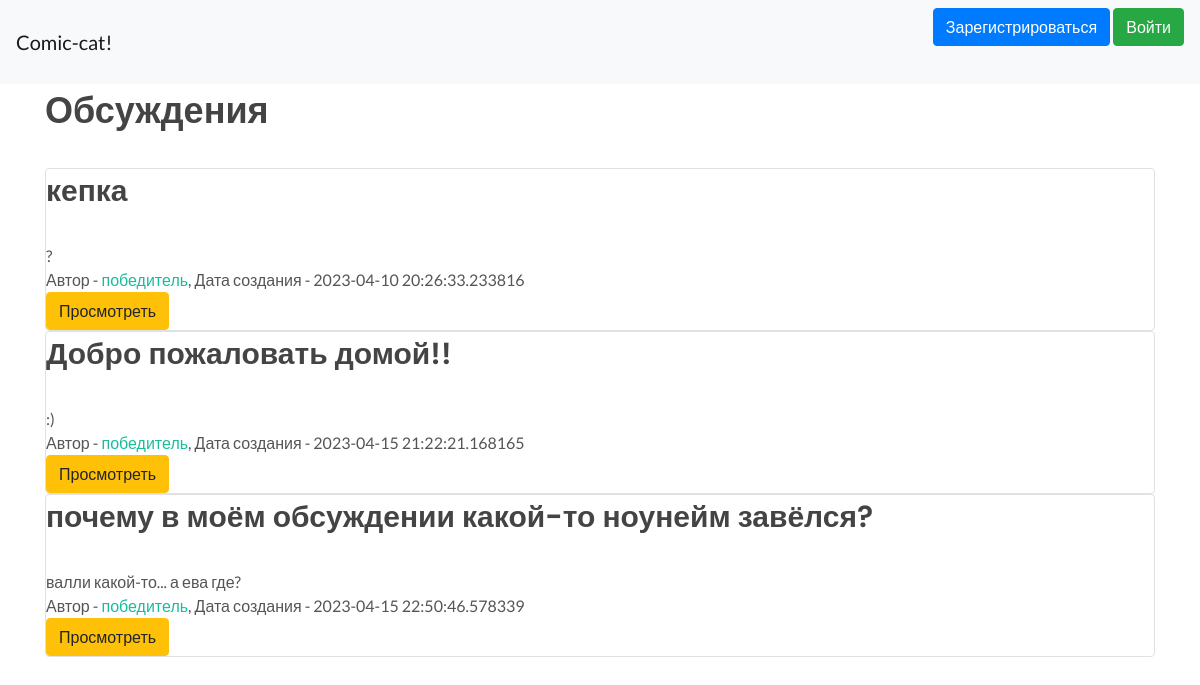
The app's page /discussions/, older data.
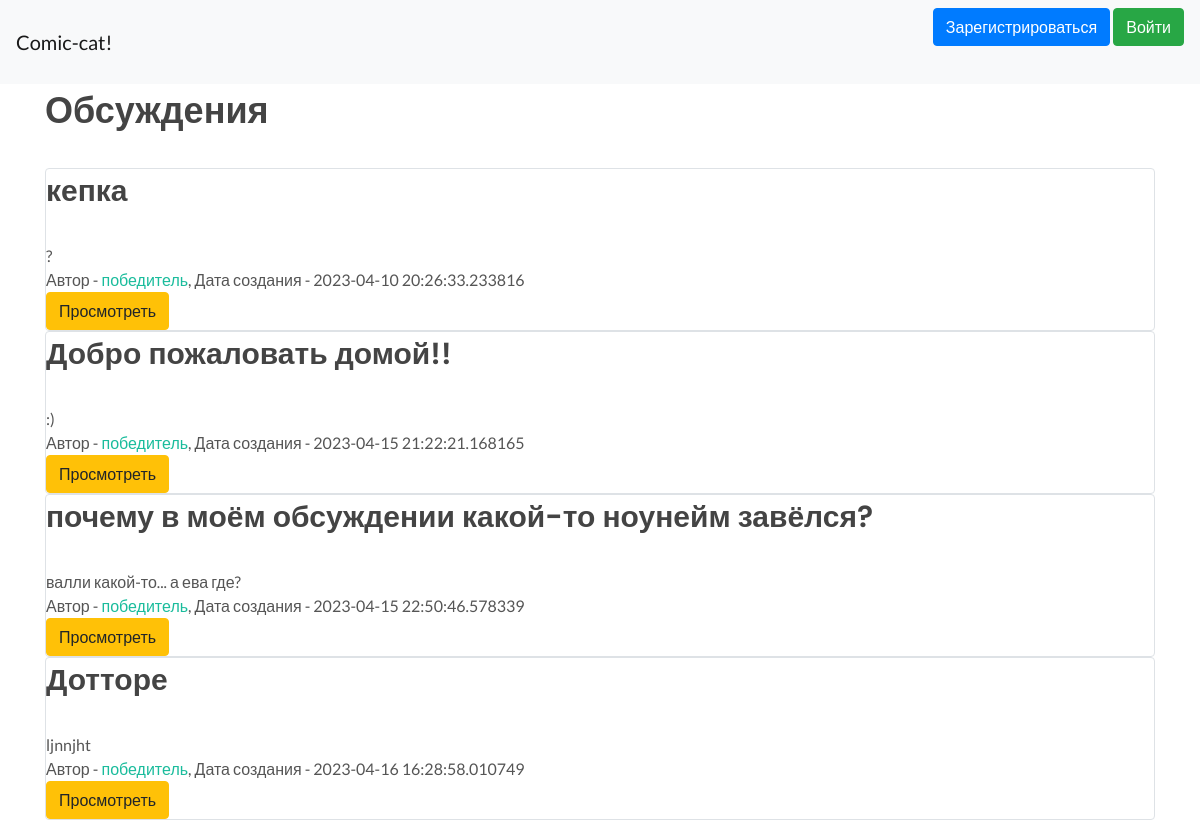
The same page, newer data.
### data/discussions.py (models this page shows)
class Discussions(SqlAlchemyBase, SerializerMixin):
    __tablename__ = 'discussions'
    id = sqlalchemy.Column(sqlalchemy.Integer,
                           primary_key=True, autoincrement=True)
    title = sqlalchemy.Column(sqlalchemy.String, nullable=True)
    content = sqlalchemy.Column(sqlalchemy.String, nullable=True)
    created_date = sqlalchemy.Column(sqlalchemy.DateTime,
                                     default=datetime.datetime.now)
    is_published = sqlalchemy.Column(sqlalchemy.Boolean, default=True)
    user_id = sqlalchemy.Column(sqlalchemy.Integer,
                                sqlalchemy.ForeignKey("users.id"))
    user = orm.relationship('User')
    categories = orm.relationship("Category",
                                  secondary="association",
                                  backref="discussions")
    posts = orm.relationship("Posts", back_populates='discussion')

### data/users.py (models this page shows, shortened)
class User(SqlAlchemyBase, UserMixin, SerializerMixin):
    __tablename__ = 'users'
    id = sqlalchemy.Column(sqlalchemy.Integer,
                           primary_key=True, autoincrement=True)
    name = sqlalchemy.Column(sqlalchemy.String, nullable=True)
    about = sqlalchemy.Column(sqlalchemy.String, nullable=True)
    email = sqlalchemy.Column(sqlalchemy.String,
                              index=True, unique=True, nullable=True)
    hashed_password = sqlalchemy.Column(sqlalchemy.String, nullable=True)
    created_date = sqlalchemy.Column(sqlalchemy.DateTime,
                                     default=datetime.datetime.now)
    favorites = categories = orm.relationship("Comics",
                                              secondary="assoc_favs",
                                              backref="users")
    comics = orm.relationship("Comics", back_populates='user')
    discussions = orm.relationship("Discussions", back_populates='user')
    posts = orm.relationship("Posts", back_populates='user')
    reviews = orm.relationship("Reviews", back_populates='user')

### main.py (the view)
@app.route("/discussions/")
def discussions():
    db_sess = db_session.create_session()
    discs = db_sess.query(Discussions)
    return render_template("discussions.html", discs=discs)

### data/db_session.py (called while the page is built)
def create_session() -> Session:
    global __factory
    return __factory()

### templates/discussions.html (shortened to what this page needs)
{% extends "base.html" %}
{% block content %}
<h1>Обсуждения</h1>
{% for item in discs%}
<div class="col-md6 border rounded">
    <h2>{{item.title}}</h2>
    <div>
        {{item.content}}
    </div>
    <div>
        Автор - <a href="/users/{{ item.user.id }}"> {{item.user.name}}</a>, Дата создания - {{item.created_date}}
    </div>
    <div>
        <a href="/discussions/{{ item.id }}" class="btn btn-warning">
            Просмотреть
        </a>
    </div>
</div>
{% endfor %}
{% endblock %}

Row changes from the older to the newer data that the page shows:
added Discussions: title "Дотторе", content "ljnnjht", user.name "победитель", created_date "2023-04-16 16:28:58.010749"
